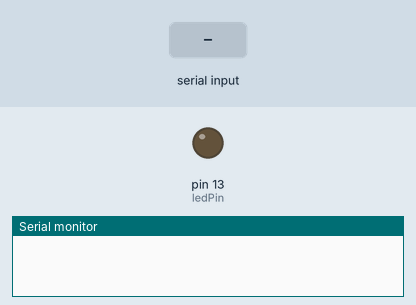
Bench run of a sketch on a simulated Arduino Uno, built with avr-gcc and run on an emulated ATmega328P. Shown: output pins drawn as LEDs (lit = HIGH), the last lines printed to the serial monitor. The test bench sets the inputs (shaded band).

Above: at 1.2 s.
1.3 s: "ON\n" received over Serial
At 2.5 s:
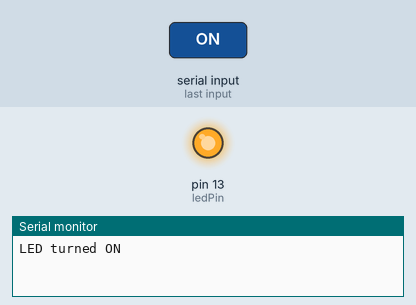
2.8 s: "OFF\n" received over Serial
At 3.8 s:
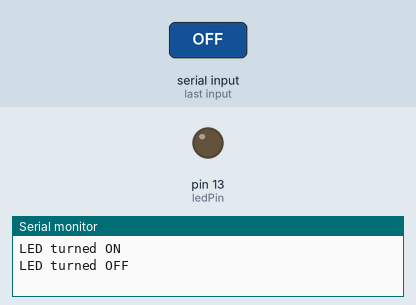
Timing chart, 0 to 5.8 s (numbered marks = the images above; inputs shaded):
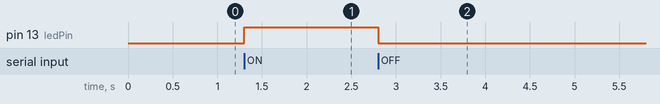

The sketch:

serial_control.ino
```cpp
// Serial command control for LED
const int ledPin = 13;

void setup() {
  pinMode(ledPin, OUTPUT);
  Serial.begin(9600);
}

void loop() {
  if (Serial.available() > 0) {
    String command = Serial.readStringUntil('\n');
    command.trim();

    if (command == "ON") {
      digitalWrite(ledPin, HIGH);
      Serial.println("LED turned ON");
    } else if (command == "OFF") {
      digitalWrite(ledPin, LOW);
      Serial.println("LED turned OFF");
    } else if (command.startsWith("BRIGHT")) {
      Serial.println("Brightness control placeholder");
    } else {
      Serial.println("Unknown command");
    }
  }
}
```

Measured:
- after the input at 1.3 s, pin 13 (ledPin): LOW → HIGH at once
- after the input at 2.8 s, pin 13 (ledPin): HIGH → LOW at once
